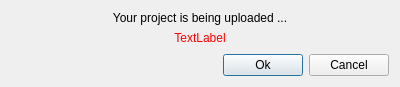
<?xml version="1.0" encoding="UTF-8"?>
<ui version="4.0">
 <class>UploadProject</class>
 <widget class="QDialog" name="UploadProject">
  <property name="geometry">
   <rect>
    <x>0</x>
    <y>0</y>
    <width>400</width>
    <height>87</height>
   </rect>
  </property>
  <property name="windowTitle">
   <string>Upload current project to Google Drive</string>
  </property>
  <property name="windowIcon">
   <iconset resource="studio.qrc">
    <normaloff>:/studio/images/drive.png</normaloff>:/studio/images/drive.png</iconset>
  </property>
  <layout class="QVBoxLayout" name="verticalLayout">
   <item>
    <widget class="QLabel" name="Status">
     <property name="text">
      <string>Your project is being uploaded ...</string>
     </property>
     <property name="alignment">
      <set>Qt::AlignCenter</set>
     </property>
     <property name="wordWrap">
      <bool>true</bool>
     </property>
    </widget>
   </item>
   <item>
    <widget class="QLabel" name="Error">
     <property name="styleSheet">
      <string notr="true">*{color:red}</string>
     </property>
     <property name="text">
      <string>TextLabel</string>
     </property>
     <property name="alignment">
      <set>Qt::AlignCenter</set>
     </property>
     <property name="wordWrap">
      <bool>true</bool>
     </property>
    </widget>
   </item>
   <item>
    <spacer name="verticalSpacer">
     <property name="orientation">
      <enum>Qt::Vertical</enum>
     </property>
     <property name="sizeHint" stdset="0">
      <size>
       <width>20</width>
       <height>40</height>
      </size>
     </property>
    </spacer>
   </item>
   <item>
    <layout class="QHBoxLayout" name="horizontalLayout">
     <item>
      <spacer name="horizontalSpacer">
       <property name="orientation">
        <enum>Qt::Horizontal</enum>
       </property>
       <property name="sizeHint" stdset="0">
        <size>
         <width>40</width>
         <height>20</height>
        </size>
       </property>
      </spacer>
     </item>
     <item>
      <widget class="QPushButton" name="Ok">
       <property name="text">
        <string>Ok</string>
       </property>
      </widget>
     </item>
     <item>
      <widget class="QPushButton" name="Cancel">
       <property name="text">
        <string>Cancel</string>
       </property>
      </widget>
     </item>
    </layout>
   </item>
  </layout>
 </widget>
 <resources>
  <include location="studio.qrc"/>
 </resources>
 <connections/>
</ui>
